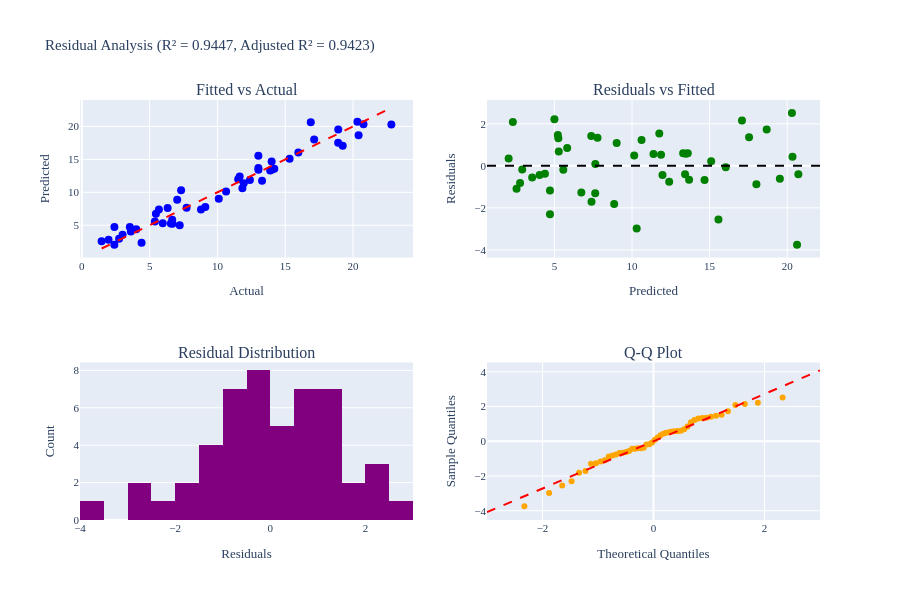

Notebook code cell kept with this figure:
### Markdown cell above
## Evaluating the Fit: $R^2$ and Residual Analysis

### Coefficient of Determination ($R^2$)
$$R^2 = 1 - \frac{SS_{res}}{SS_{tot}} = 1 - \frac{\sum_i (y_i - \hat{y}_i)^2}{\sum_i (y_i - \bar{y})^2}$$

- $R^2 \in [0, 1]$ for models with intercept
- $R^2 = 1$: perfect fit
- $R^2 = 0$: model no better than mean

### Adjusted $R^2$
$$R^2_{adj} = 1 - \frac{(1 - R^2)(m - 1)}{m - p - 1}$$

Penalizes adding more features.

### Residual Analysis
- Plot residuals vs. fitted values
- Should show no pattern
- Check for: heteroscedasticity (funnel shape), non-linearity (curved pattern), outliers

> **Warning:** High $R^2$ does not guarantee a good model! Always check residuals and validate on held-out data.

### Code cell
# Residual analysis visualization
def residual_analysis():
    # Use our fitted model
    theta = np.linalg.lstsq(X_design, y_data, rcond=None)[0]
    y_pred = X_design @ theta
    residuals = y_data - y_pred
    
    # Calculate metrics
    ss_res = np.sum(residuals**2)
    ss_tot = np.sum((y_data - np.mean(y_data))**2)
    r2 = 1 - ss_res / ss_tot
    n, p = X_design.shape
    r2_adj = 1 - (1 - r2) * (n - 1) / (n - p - 1)
    
    # Create subplots
    fig = make_subplots(rows=2, cols=2,
                        subplot_titles=['Fitted vs Actual', 'Residuals vs Fitted',
                                       'Residual Distribution', 'Q-Q Plot'])
    
    # Fitted vs Actual
    fig.add_trace(go.Scatter(x=y_data, y=y_pred, mode='markers', name='Data',
                             marker=dict(size=8, color='blue')), row=1, col=1)
    fig.add_trace(go.Scatter(x=[min(y_data), max(y_data)], y=[min(y_data), max(y_data)],
                             mode='lines', name='Perfect fit', line=dict(color='red', dash='dash')), 
                  row=1, col=1)
    
    # Residuals vs Fitted
    fig.add_trace(go.Scatter(x=y_pred, y=residuals, mode='markers', name='Residuals',
                             marker=dict(size=8, color='green')), row=1, col=2)
    fig.add_hline(y=0, line_dash="dash", line_color="black", row=1, col=2)
    
    # Residual histogram
    fig.add_trace(go.Histogram(x=residuals, name='Residuals', nbinsx=15,
                               marker_color='purple'), row=2, col=1)
    
    # Q-Q plot
    from scipy import stats
    sorted_residuals = np.sort(residuals)
    theoretical_quantiles = stats.norm.ppf(np.linspace(0.01, 0.99, len(residuals)))
    fig.add_trace(go.Scatter(x=theoretical_quantiles, y=sorted_residuals, mode='markers',
                             name='Q-Q', marker=dict(size=6, color='orange')), row=2, col=2)
    fig.add_trace(go.Scatter(x=[-3, 3], y=[-3*np.std(residuals), 3*np.std(residuals)],
                             mode='lines', line=dict(color='red', dash='dash')), row=2, col=2)
    
    fig.update_xaxes(title_text='Actual', row=1, col=1)
    fig.update_yaxes(title_text='Predicted', row=1, col=1)
    fig.update_xaxes(title_text='Predicted', row=1, col=2)
    fig.update_yaxes(title_text='Residuals', row=1, col=2)
    fig.update_xaxes(title_text='Residuals', row=2, col=1)
    fig.update_yaxes(title_text='Count', row=2, col=1)
    fig.update_xaxes(title_text='Theoretical Quantiles', row=2, col=2)
    fig.update_yaxes(title_text='Sample Quantiles', row=2, col=2)
    
    fig.update_layout(
        title=f'Residual Analysis (R² = {r2:.4f}, Adjusted R² = {r2_adj:.4f})',
        font=dict(family="Times New Roman", size=11),
        height=600, width=900,
        showlegend=False
    )
    fig.show()
    
    print(f"R² = {r2:.6f}")
    print(f"Adjusted R² = {r2_adj:.6f}")
    print(f"Mean of residuals: {np.mean(residuals):.6f}")
    print(f"Std of residuals: {np.std(residuals):.6f}")

residual_analysis()

### Figure 1 — Plotly figure (JSON) as saved in the notebook; plotly's stock layout.template omitted (floating-point values rounded to 4 significant figures)
{"data": [{"marker": {"color": "blue", "size": 8}, "mode": "markers", "name": "Data", "type": "scatter", "x": [10.1, 20.77, 15.97, 13.02, 2.403, 3.54, 1.971, 20.41, 14.04, 13.02, 2.398, 20.32, 17.13, 6.664, 6.683, 6.565, 6.326, 11.53, 10.64, 8.788, 13.02, 4.011, 5.683, 7.033, 11.84, 19.24, 5.385, 13.29, 13.89, 1.461, 14.19, 7.218, 2.747, 22.82, 16.88, 18.9, 7.723, 3.005, 15.32, 7.322, 3.611, 11.94, 4.405, 18.91, 5.463, 14.0, 9.107, 12.39, 11.64, 5.967], "xaxis": "x", "y": [9.01, 20.34, 16.04, 13.42, 4.713, 4.713, 2.787, 18.68, 13.47, 15.57, 2.05, 20.72, 18.01, 5.821, 5.221, 5.252, 7.628, 11.96, 10.14, 7.372, 13.68, 4.388, 7.39, 8.849, 10.61, 17.09, 5.572, 11.76, 13.29, 2.558, 13.59, 4.998, 2.924, 20.3, 20.63, 17.54, 7.635, 3.566, 15.1, 10.3, 4.045, 11.38, 2.321, 19.53, 6.734, 14.67, 7.775, 11.87, 12.4, 5.28], "yaxis": "y"}, {"line": {"color": "red", "dash": "dash"}, "mode": "lines", "name": "Perfect fit", "type": "scatter", "x": [1.461, 22.82], "xaxis": "x", "y": [1.461, 22.82], "yaxis": "y"}, {"marker": {"color": "green", "size": 8}, "mode": "markers", "name": "Residuals", "type": "scatter", "x": [9.01, 20.34, 16.04, 13.42, 4.713, 4.713, 2.787, 18.68, 13.47, 15.57, 2.05, 20.72, 18.01, 5.821, 5.221, 5.252, 7.628, 11.96, 10.14, 7.372, 13.68, 4.388, 7.39, 8.849, 10.61, 17.09, 5.572, 11.76, 13.29, 2.558, 13.59, 4.998, 2.924, 20.3, 20.63, 17.54, 7.635, 3.566, 15.1, 10.3, 4.045, 11.38, 2.321, 19.53, 6.734, 14.67, 7.775, 11.87, 12.4, 5.28], "xaxis": "x2", "y": [1.088, 0.4307, -0.07318, -0.396, -2.311, -1.173, -0.8165, 1.731, 0.5719, -2.552, 0.348, -0.3976, -0.8814, 0.8436, 1.462, 1.313, -1.302, -0.433, 0.4966, 1.416, -0.6587, -0.3768, -1.707, -1.817, 1.227, 2.152, -0.1861, 1.533, 0.596, -1.097, 0.6007, 2.219, -0.177, 2.52, -3.751, 1.359, 0.08763, -0.5608, 0.2219, -2.979, -0.4336, 0.5566, 2.083, -0.6177, -1.271, -0.6756, 1.333, 0.5224, -0.7564, 0.6868], "yaxis": "y2"}, {"marker": {"color": "purple"}, "name": "Residuals", "nbinsx": 15, "type": "histogram", "x": [1.088, 0.4307, -0.07318, -0.396, -2.311, -1.173, -0.8165, 1.731, 0.5719, -2.552, 0.348, -0.3976, -0.8814, 0.8436, 1.462, 1.313, -1.302, -0.433, 0.4966, 1.416, -0.6587, -0.3768, -1.707, -1.817, 1.227, 2.152, -0.1861, 1.533, 0.596, -1.097, 0.6007, 2.219, -0.177, 2.52, -3.751, 1.359, 0.08763, -0.5608, 0.2219, -2.979, -0.4336, 0.5566, 2.083, -0.6177, -1.271, -0.6756, 1.333, 0.5224, -0.7564, 0.6868], "xaxis": "x3", "yaxis": "y3"}, {"marker": {"color": "orange", "size": 6}, "mode": "markers", "name": "Q-Q", "type": "scatter", "x": [-2.326, -1.881, -1.645, -1.476, -1.341, -1.227, -1.126, -1.036, -0.9542, -0.8779, -0.8064, -0.7388, -0.6745, -0.6128, -0.5534, -0.4959, -0.4399, -0.3853, -0.3319, -0.2793, -0.2275, -0.1764, -0.1257, -0.07527, -0.02507, 0.02507, 0.07527, 0.1257, 0.1764, 0.2275, 0.2793, 0.3319, 0.3853, 0.4399, 0.4959, 0.5534, 0.6128, 0.6745, 0.7388, 0.8064, 0.8779, 0.9542, 1.036, 1.126, 1.227, 1.341, 1.476, 1.645, 1.881, 2.326], "xaxis": "x4", "y": [-3.751, -2.979, -2.552, -2.311, -1.817, -1.707, -1.302, -1.271, -1.173, -1.097, -0.8814, -0.8165, -0.7564, -0.6756, -0.6587, -0.6177, -0.5608, -0.4336, -0.433, -0.3976, -0.396, -0.3768, -0.1861, -0.177, -0.07318, 0.08763, 0.2219, 0.348, 0.4307, 0.4966, 0.5224, 0.5566, 0.5719, 0.596, 0.6007, 0.6868, 0.8436, 1.088, 1.227, 1.313, 1.333, 1.359, 1.416, 1.462, 1.533, 1.731, 2.083, 2.152, 2.219, 2.52], "yaxis": "y4"}, {"line": {"color": "red", "dash": "dash"}, "mode": "lines", "type": "scatter", "x": [-3, 3], "xaxis": "x4", "y": [-4.083, 4.083], "yaxis": "y4"}], "layout": {"annotations": [{"font": {"size": 16}, "showarrow": false, "text": "Fitted vs Actual", "x": 0.225, "xanchor": "center", "xref": "paper", "y": 1, "yanchor": "bottom", "yref": "paper"}, {"font": {"size": 16}, "showarrow": false, "text": "Residuals vs Fitted", "x": 0.775, "xanchor": "center", "xref": "paper", "y": 1, "yanchor": "bottom", "yref": "paper"}, {"font": {"size": 16}, "showarrow": false, "text": "Residual Distribution", "x": 0.225, "xanchor": "center", "xref": "paper", "y": 0.375, "yanchor": "bottom", "yref": "paper"}, {"font": {"size": 16}, "showarrow": false, "text": "Q-Q Plot", "x": 0.775, "xanchor": "center", "xref": "paper", "y": 0.375, "yanchor": "bottom", "yref": "paper"}], "font": {"family": "Times New Roman", "size": 11}, "height": 600, "shapes": [{"line": {"color": "black", "dash": "dash"}, "type": "line", "x0": 0, "x1": 1, "xref": "x2 domain", "y0": 0, "y1": 0, "yref": "y2"}], "showlegend": false, "title": {"text": "Residual Analysis (R² = 0.9447, Adjusted R² = 0.9423)"}, "width": 900, "xaxis": {"anchor": "y", "domain": [0, 0.45], "title": {"text": "Actual"}}, "xaxis2": {"anchor": "y2", "domain": [0.55, 1], "title": {"text": "Predicted"}}, "xaxis3": {"anchor": "y3", "domain": [0, 0.45], "title": {"text": "Residuals"}}, "xaxis4": {"anchor": "y4", "domain": [0.55, 1], "title": {"text": "Theoretical Quantiles"}}, "yaxis": {"anchor": "x", "domain": [0.625, 1], "title": {"text": "Predicted"}}, "yaxis2": {"anchor": "x2", "domain": [0.625, 1], "title": {"text": "Residuals"}}, "yaxis3": {"anchor": "x3", "domain": [0, 0.375], "title": {"text": "Count"}}, "yaxis4": {"anchor": "x4", "domain": [0, 0.375], "title": {"text": "Sample Quantiles"}}}}
